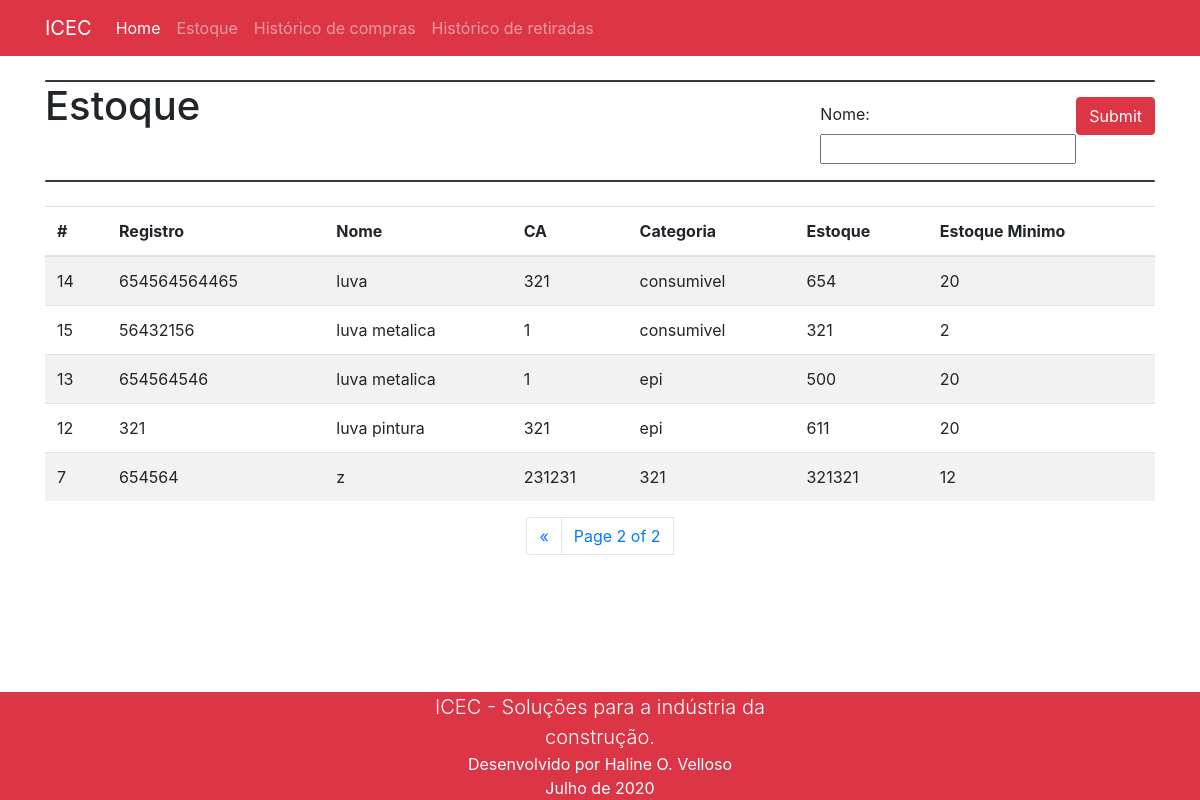
/estoque/?page=2, run on an earlier commit of the app's database.
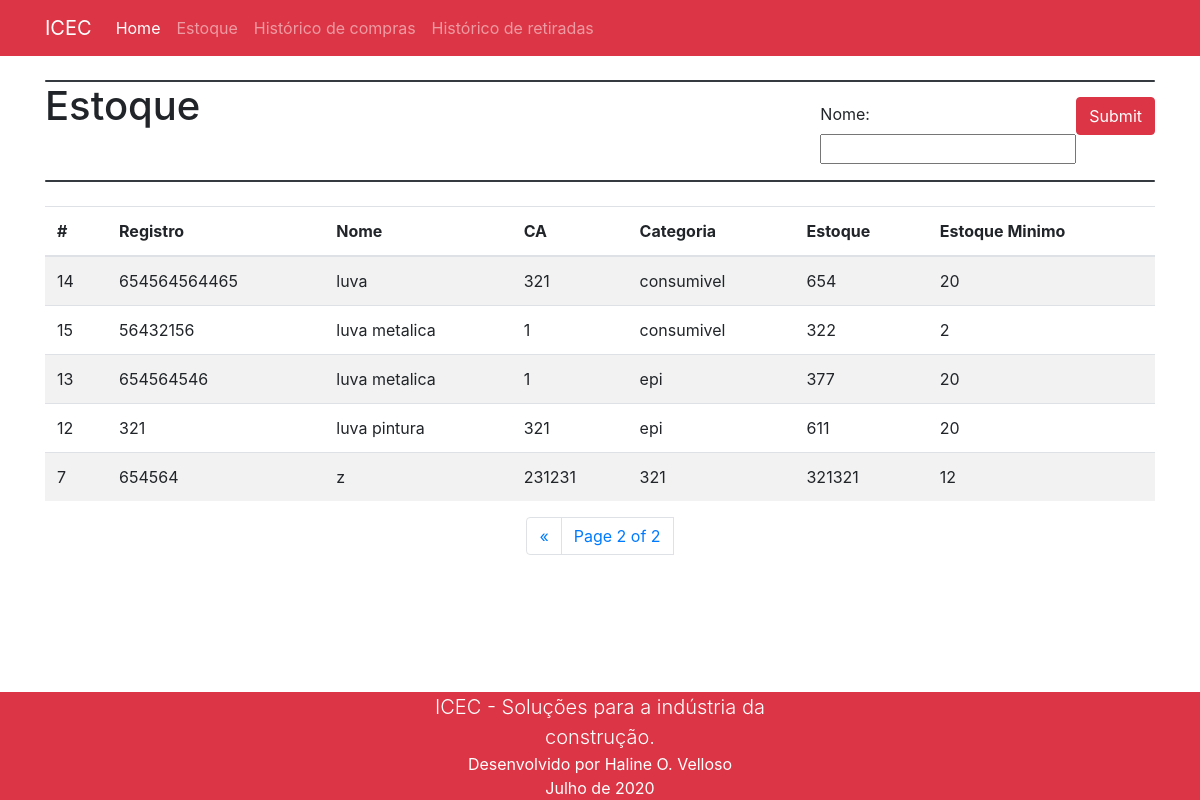
And on a later commit of the database.
### controle/models.py (models this page shows, shortened)
class Produto(models.Model):
    registro = models.CharField('ID', max_length=20, help_text='Máximo 20 caracteres', unique=True)
    nome = models.CharField('Nome', max_length=255)
    ca = models.IntegerField('CA')
    categoria = models.CharField('Categoria', max_length=100)
    qtd_estoque = models.IntegerField('Estoque')
    qtd_estoque_min = models.IntegerField('Estoque minimo')
    data_cadastro = models.DateTimeField(default=timezone.now, editable=False)
    modificado_em = models.DateTimeField(default=timezone.now, editable=False)
    class Meta:
        verbose_name = 'Produto'
        verbose_name_plural = 'Produtos'

### controle/views.py (the view)
# urls.py: path('estoque/', estoque, name='estoque'),
def estoque(request):
    produto_list = Produto.objects.all().order_by('nome', 'categoria')
    produto_filter = ProdutoFilter(request.GET, queryset=produto_list)
    paginator = Paginator(produto_filter.qs, 10)
    page = request.GET.get('page')
    try:
        produtos = paginator.page(page)
    except PageNotAnInteger:
        produtos = paginator.page(1)
    except EmptyPage:
        produtos = paginator.page(paginator.num_pages)
    return render(request, 'estoque.html', {'page':page,'produtos':produtos, 'produto_filter': produto_filter})

### templates/estoque.html (shortened to what this page needs)
<!DOCTYPE html>
{% load bootstrap4 %}
{% load static %}
<html lang="pt-br">
<head>
    {% bootstrap_css %}
</head>
<body>
    {%	include	"nav.html" %}
    <div class="container">
        <br>
        <div class="progress" style="height: 2px;">
            <div class="progress-bar bg-dark" role="progressbar" style="width: 100%;" aria-valuenow="25"
                aria-valuemin="0" aria-valuemax="100"></div>
        </div>
        <div style="width: 100%; display: table;">
            <div style="display: table-row">
                <div style="width: 800px; display: table-cell;">
                    <h1>Estoque</h1>
                </div>
                <div style="display: table-cell;">
                    <form method="get">
                        <div style="width: 100%; display: table;">
                            <div style="display: table-row">
                                <div style="width: 600px;  display: table-cell;"> {{ produto_filter.form.as_p }} </div>
                                <div style="display: table-cell;"> <input type="submit" class="btn btn-danger" /> </div>
                            </div>
                        </div>
                    </form>
                </div>
            </div>
        </div>
        <div class="progress" style="height: 2px;">
            <div class="progress-bar bg-dark" role="progressbar" style="width: 100%;" aria-valuenow="25"
                aria-valuemin="0" aria-valuemax="100"></div>
        </div><br>
        <table class="table table-striped">
            <thead>
                <th scope="col">#</th>
                <th scope="col">Registro</th>
                <th scope="col">Nome</th>
                <th scope="col">CA</th>
                <th scope="col">Categoria</th>
                <th scope="col">Estoque</th>
                <th scope="col">Estoque Minimo</th>
            </thead>
            <tbody>
                {% for produto in produtos %}
                <tr class="{% if produto.qtd_estoque < produto.qtd_estoque_min %} table-danger{% endif %}">
                    <td scope="row">{{ produto.id }}</td>
                    <td scope="row">{{ produto.registro }}</td>
                    <td scope="row">{{ produto.nome }}</td>
                    <td scope="row">{{ produto.ca }}</td>
                    <td scope="row">{{ produto.categoria }}</td>
                    <td scope="row">{{ produto.qtd_estoque }}</td>
                    <td scope="row">{{ produto.qtd_estoque_min }}</td>
                </tr>
                {% endfor %}
            </tbody>
        </table>
        {%	include	"pagination.html"	with	page=produtos	%}
    </div>
    {% include "rodape.html" %}
</body>
</html>

What changed in the data, as far as the page shows it:
changed Produto id 15: qtd_estoque "321" → "322"
changed Produto id 13: qtd_estoque "500" → "377"
